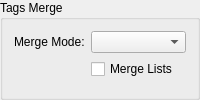
             <widget class="QGroupBox" name="groupBox_7">
              <property name="toolTip">
               <string>The merge mode to use when reading multiple tags from a single comic book archive. ComicRack, ComicBookInfo, etc...</string>
              </property>
              <property name="title">
               <string>Tags Merge</string>
              </property>
              <layout class="QFormLayout" name="formLayout">
               <item row="0" column="0">
                <widget class="QLabel" name="lblTagsMergeMode">
                 <property name="toolTip">
                  <string>The merge mode to use when reading multiple tags from a single comic book archive. ComicRack, ComicBookInfo, etc...</string>
                 </property>
                 <property name="text">
                  <string>Merge Mode:</string>
                 </property>
                 <property name="margin">
                  <number>6</number>
                 </property>
                 <property name="buddy">
                  <cstring>cbTagsMergeMode</cstring>
                 </property>
                </widget>
               </item>
               <item row="0" column="1">
                <widget class="QComboBox" name="cbTagsMergeMode">
                 <property name="enabled">
                  <bool>true</bool>
                 </property>
                 <property name="sizePolicy">
                  <sizepolicy hsizetype="Preferred" vsizetype="Fixed">
                   <horstretch>0</horstretch>
                   <verstretch>0</verstretch>
                  </sizepolicy>
                 </property>
                 <property name="toolTip">
                  <string>The merge mode to use when reading multiple metadata types from a single comic book archive. ComicRack, ComicBookInfo, etc...</string>
                 </property>
                </widget>
               </item>
               <item row="1" column="1">
                <widget class="QCheckBox" name="cbxTagsMergeLists">
                 <property name="toolTip">
                  <string>Merge lists (characters, tags, locations, etc.) together or follow the Merge Mode</string>
                 </property>
                 <property name="text">
                  <string>Merge Lists</string>
                 </property>
                </widget>
               </item>
              </layout>
             </widget>
